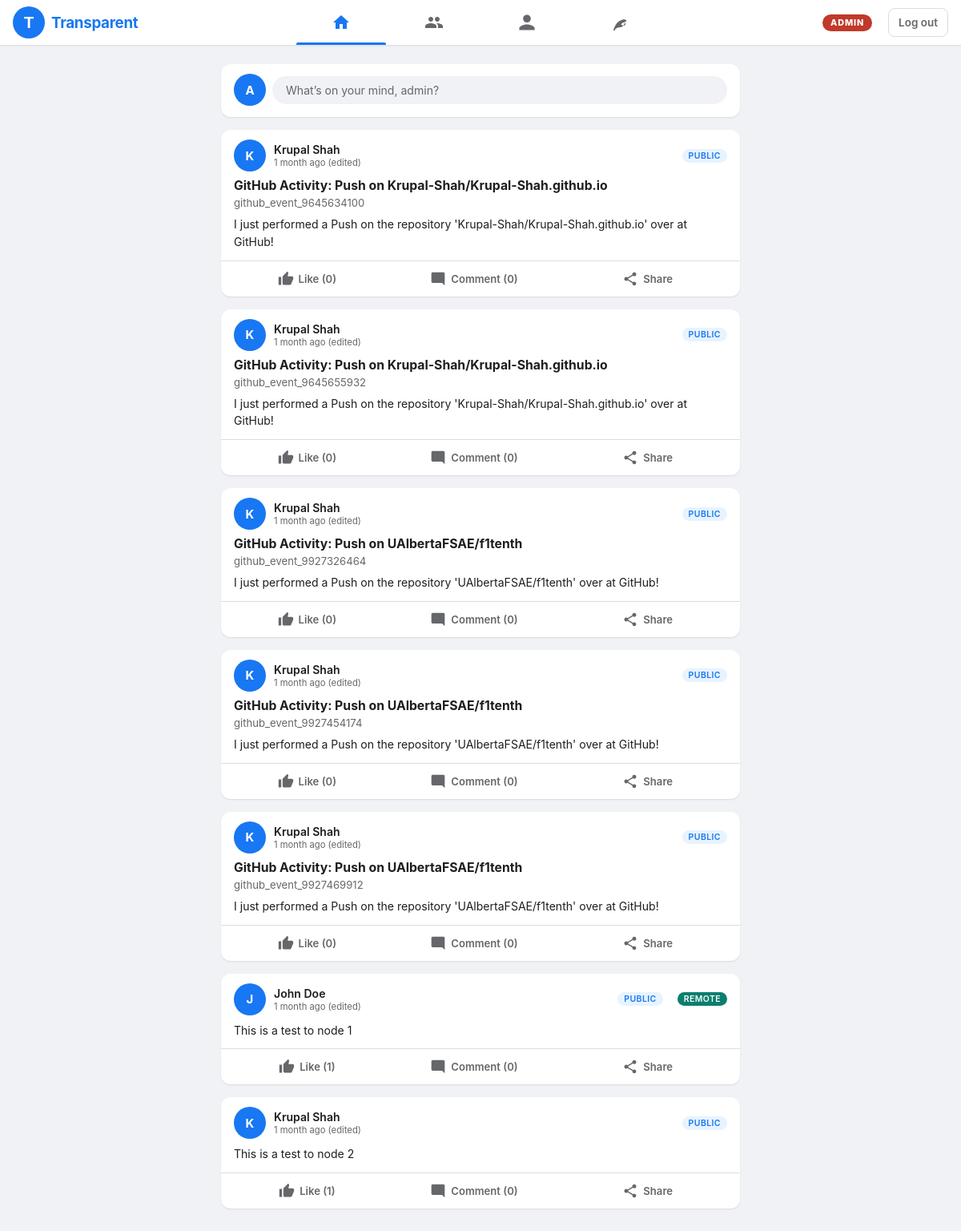
Screenshot of /stream/ (signed in) with the database file from the repository.
### authors/models.py (models this page shows, shortened)
class Author(AbstractUser):
    id = models.UUIDField(primary_key=True, default=uuid.uuid4, editable=False)
    host = models.URLField()
    fqid = models.URLField(unique=True)
    display_name = models.CharField(max_length=255)
    github = models.URLField(blank=True)
    profile_image = models.URLField(blank=True)
    approved = models.BooleanField(default=False)
    description = models.TextField(blank=True, default="")

### entries/models.py (models this page shows, shortened)
class Entry(models.Model):
    VISIBILITY = [
        ("PUBLIC", "Public"),
        ("FRIENDS", "Friends"),
        ("UNLISTED", "Unlisted"),
        ("DELETED", "Deleted"),
    ]
    id = models.UUIDField(primary_key=True, default=uuid.uuid4, editable=False)
    fqid = models.URLField(unique=True)
    author = models.ForeignKey(
        "authors.Author", on_delete=models.CASCADE, related_name="entries")
    title = models.CharField(max_length=255)
    description = models.TextField(blank=True)
    content = models.TextField()
    content_type = models.CharField(max_length=100)
    visibility = models.CharField(max_length=10, choices=VISIBILITY)
    published = models.DateTimeField(auto_now_add=True)
    updated_at = models.DateTimeField(auto_now=True)
    sent_to = models.ManyToManyField(
        "authors.Author", blank=True, related_name="received_entries")
    class Meta:
        indexes = [
            models.Index(fields=["visibility"]),
            models.Index(fields=["published"]),
        ]

### entries/views.py (the view, shortened to what this page needs)
# urls.py: path("", RedirectView.as_view(url="/stream/", permanent=False)),
@login_required
def stream(request):
    me = request.user
    def _norm_fqid(value):
        return str(value or "").strip().rstrip("/")
    following = {
        _norm_fqid(fqid)
        for fqid in Follow.objects.filter(follower_fqid=me.fqid, accepted=True)
        .values_list("following_fqid", flat=True)
        if _norm_fqid(fqid)
    }
    followers = {
        _norm_fqid(fqid)
        for fqid in Follow.objects.filter(following_fqid=me.fqid, accepted=True)
        .values_list("follower_fqid", flat=True)
        if _norm_fqid(fqid)
    }
    friends = following & followers  # check this
    my_entries = Entry.objects.filter(
        author=me,
        visibility__in=("PUBLIC", "FRIENDS"),
    )
    public_entries = Entry.objects.filter(
        visibility="PUBLIC").exclude(author=me)
    friends_entries = Entry.objects.filter(
        visibility="FRIENDS", author__fqid__in=friends).exclude(author=me)
    deleted_entries = Entry.objects.none()
    entries = (my_entries | public_entries |
               friends_entries | deleted_entries).distinct().order_by("-updated_at")
    pending_count = Follow.objects.filter(
        following_fqid=me.fqid, accepted=False
    ).count()
    display_entries = []
    for entry in entries:
        annotated = eutils.attach_entry_interaction_state(
            eutils.annotate_entry(entry), request.user)
        annotated.share_url = (
            f"{request.scheme}://{request.get_host()}"
            f"/authors/{entry.author.id}/entries/{entry.id}/"
        )
        display_entries.append(annotated)
    active_scopes = _active_node_scopes()
    inbox_entries = []
    for item in InboxItem.objects.filter(type="entry").order_by("-received"):
        remote_entry = eutils.remote_entry_from_inbox_item(item)
        remote_author_fqid = str(
            getattr(remote_entry.author, "id", "")).strip()
        remote_author_norm = _norm_fqid(remote_author_fqid)
        if not cutils.is_from_active_node(remote_author_fqid, active_scopes):
            continue
        remote_visibility = str(
            getattr(remote_entry, "visibility", "PUBLIC") or "PUBLIC").upper()
        if remote_visibility == "PUBLIC":
            (
                remote_entry.likes_count,
                remote_entry.comments_count,
                remote_entry.liked_by_me,
            ) = eutils.remote_entry_interaction_state(remote_entry.fqid, request.user)
            remote_entry.share_url = cutils.shareable_entry_web_url(
                remote_entry.fqid)
            inbox_entries.append(remote_entry)
            continue
    merged_entries = list(display_entries) + inbox_entries
    merged_by_fqid = {}
    def _key_for(e):
        return str(getattr(e, "fqid", getattr(e, "id", "")) or "").strip()
    for e in merged_entries:
        k = _key_for(e)
        if not k:
            k = f"_anon_{len(merged_by_fqid)}"
        existing = merged_by_fqid.get(k)
        if not existing:
            merged_by_fqid[k] = e
        else:
            if getattr(e, "updated_at", timezone.now()) > getattr(existing, "updated_at", timezone.now()):
                merged_by_fqid[k] = e
    merged_entries = list(merged_by_fqid.values())
    logger.info(
        "Stream build: user=%s local_entries=%s inbox_entries=%s merged=%s",
        request.user.username,
        len(display_entries),
        len(inbox_entries),
        len(merged_entries),
    )
    merged_entries.sort(key=lambda e: getattr(
        e, "updated_at", timezone.now()), reverse=True)
    return render(
        request,
        "stream.html",
        {"entries": merged_entries, "active_nav": "home",
            "pending_count": pending_count},
    )

### templates/stream.html (shortened to what this page needs)
{% load static %}
<!doctype html>
<html lang="en">
  <head>
    <link rel="stylesheet" href="{% static 'base.css' %}" />
    <link rel="stylesheet" href="{% static 'stream.css' %}" />
  </head>
  <body>
    {% include "ui/_header.html" %} {% block main %}
    <main class="feed-layout">
      <section class="feed">
        <div class="post-box">
          <div class="post-box__row">
            <div class="post-box__avatar">
              {% if request.user.author.profile_image %}
              <img
                src="{{ request.user.author.profile_image }}"
                alt="Profile"
              />
              {% else %}
              <span>{{ request.user.username|first|upper }}</span>
              {% endif %}
            </div>
            <button class="post-box__input" id="openPostModal">
              What&rsquo;s on your mind,
              {{request.user.author.display_name|default:request.user.username}}?
            </button>
          </div>
        </div>
        {% for entry in entries %}
        <article class="entry-card">
          <div class="entry-card__header">
            <div class="entry-card__avatar">
              {% if entry.author.profile_image %}
              <img
                src="{{ entry.author.profile_image }}"
                alt="{{ entry.author.display_name }}"
              />
              {% else %}
              <span>{{ entry.author.display_name|first|upper }}</span>
              {% endif %}
            </div>
            <div class="entry-card__meta">
              <span class="entry-card__author"
                >{{ entry.author.display_name }}</span
              >
              <span class="entry-card__date">
                {% if entry.updated_at != entry.published %}
                {{entry.updated_at|timesince }} ago (edited) {% else %}
                {{entry.published|timesince }} ago {% endif %}
              </span>
            </div>
            <span
              class="entry-card__visibility entry-card__visibility--{{ entry.visibility|lower }}"
              >{{ entry.visibility }}</span
            >
            {% if entry.is_remote %}
            <span
              class="entry-card__visibility"
              style="margin-left: 8px; background: #0b7f6e; color: #fff"
              >REMOTE</span
            >
            {% endif %}
          </div>
          {% if entry.title %}
          <h2 class="entry-card__title">{{ entry.title }}</h2>
          {% endif %} {% if entry.description %}
          <p class="entry-card__description">
            {{ entry.description|striptags }}
          </p>
          {% endif %}
          <div class="entry-card__content">
            {% if entry.display_text %} {% if entry.display_is_markdown %}
            <div
              class="entry-card__content-markdown"
              data-markdown="{{ entry.display_text|escape }}"
            ></div>
            {% else %}
            <p class="entry-card__content-plain">{{ entry.display_text }}</p>
            {% endif %} {% endif %}
          </div>
          <div class="entry-card__footer">
            {% if not entry.is_remote or entry.can_remote_interact %}
            <form
              method="post"
              action="{% if entry.is_remote %}/api/entries/remote/like/{% else %}/api/entries/{{ entry.id }}/like/{% endif %}"
              style="display: inline"
            >
              <button class="entry-card__footer-btn" type="submit">
                <svg viewBox="0 0 24 24" fill="currentColor">
                  <path
                    d="M1 21h4V9H1v12zm22-11c0-1.1-.9-2-2-2h-6.31l.95-4.57.03-.32c0-.41-.17-.79-.44-1.06L14.17 1 7.59 7.59C7.22 7.95 7 8.45 7 9v10c0 1.1.9 2 2 2h9c.83 0 1.54-.5 1.84-1.22l3.02-7.05c.09-.23.14-.47.14-.73v-2z"
                  />
                </svg>
                Like ({{entry.likes_count }})
              </button>
            </form>
            {% endif %} {% if not entry.is_remote %}
            <a
              class="entry-card__footer-btn"
              href="{% url 'entry_detail_by_author' entry.author.id entry.id %}"
            >
              <svg viewBox="0 0 24 24" fill="currentColor">
                <path
                  d="M21.99 4c0-1.1-.89-2-1.99-2H4c-1.1 0-2 .9-2 2v12c0 1.1.9 2 2 2h14l4 4-.01-18z"
                />
              </svg>
              Comment ({{ entry.comments_count }})
            </a>
            {% elif entry.can_remote_interact %}
            <a
              class="entry-card__footer-btn"
              href="{% url 'remote_entry_detail' %}?fqid={{ entry.fqid|urlencode }}&author={{ entry.target_author_fqid|default:entry.author.id|urlencode }}"
            >
              <svg viewBox="0 0 24 24" fill="currentColor">
                <path
                  d="M21.99 4c0-1.1-.89-2-1.99-2H4c-1.1 0-2 .9-2 2v12c0 1.1.9 2 2 2h14l4 4-.01-18z"
                />
              </svg>
              Comment ({{ entry.comments_count }})
            </a>
            {% endif %}
            <button
              class="entry-card__footer-btn"
              data-share-url="{{ entry.share_url }}"
              onclick="
                if (!this.dataset.shareUrl) {
                  this.textContent = 'No link available';
                  setTimeout(() => {
                    this.innerHTML =
                      '<svg viewBox=\'0 0 24 24\' fill=\'currentColor\'><path d=\'M18 16.08c-.76 0-1.44.3-1.96.77L8.91 12.7c.05-.23.09-.46.09-.7s-.04-.47-.09-.7l7.05-4.11c.54.5 1.25.81 2.04.81 1.66 0 3-1.34 3-3s-1.34-3-3-3-3 1.34-3 3c0 .24.04.47.09.7L8.04 9.81C7.5 9.31 6.79 9 6 9c-1.66 0-3 1.34-3 3s1.34 3 3 3c.79 0 1.5-.31 2.04-.81l7.12 4.16c-.05.21-.08.43-.08.65 0 1.61 1.31 2.92 2.92 2.92s2.92-1.31 2.92-2.92-1.31-2.92-2.92-2.92z\'></path></svg> Share';
                  }, 2000);
                  return;
                }
                navigator.clipboard.writeText(this.dataset.shareUrl);
                this.textContent = 'Link copied!';
                setTimeout(() => {
                  this.innerHTML =
                    '<svg viewBox=\'0 0 24 24\' fill=\'currentColor\'><path d=\'M18 16.08c-.76 0-1.44.3-1.96.77L8.91 12.7c.05-.23.09-.46.09-.7s-.04-.47-.09-.7l7.05-4.11c.54.5 1.25.81 2.04.81 1.66 0 3-1.34 3-3s-1.34-3-3-3-3 1.34-3 3c0 .24.04.47.09.7L8.04 9.81C7.5 9.31 6.79 9 6 9c-1.66 0-3 1.34-3 3s1.34 3 3 3c.79 0 1.5-.31 2.04-.81l7.12 4.16c-.05.21-.08.43-.08.65 0 1.61 1.31 2.92 2.92 2.92s2.92-1.31 2.92-2.92-1.31-2.92-2.92-2.92z\'></path></svg> Share';
                }, 2000);
              "
            >
              Share
            </button>
          </div>
        </article>
        {% endfor %}
      </section>
    </main>
    {% endblock %}
  </body>
</html>

### rows the page displays
Author: user.username|first "A", user.author.display_name "admin"
Entry: author.display_name|first "K", author.display_name "Krupal Shah", updated_at "1 month", visibility "PUBLIC", title "GitHub Activity: Push on Krupal-Shah/Krupal-Shah.github.io", description "github_event_9645634100", display_text "I just performed a Push on the repository 'Krupal-Shah/Krupal-Shah.github.io' over at GitHub!", likes_count "0", comments_count "0"
Entry: author.display_name|first "K", author.display_name "Krupal Shah", updated_at "1 month", visibility "PUBLIC", title "GitHub Activity: Push on Krupal-Shah/Krupal-Shah.github.io", description "github_event_9645655932", display_text "I just performed a Push on the repository 'Krupal-Shah/Krupal-Shah.github.io' over at GitHub!", likes_count "0", comments_count "0"
Entry: author.display_name|first "K", author.display_name "Krupal Shah", updated_at "1 month", visibility "PUBLIC", title "GitHub Activity: Push on UAlbertaFSAE/f1tenth", description "github_event_9927326464", display_text "I just performed a Push on the repository 'UAlbertaFSAE/f1tenth' over at GitHub!", likes_count "0", comments_count "0"
Entry: author.display_name|first "K", author.display_name "Krupal Shah", updated_at "1 month", visibility "PUBLIC", title "GitHub Activity: Push on UAlbertaFSAE/f1tenth", description "github_event_9927454174", display_text "I just performed a Push on the repository 'UAlbertaFSAE/f1tenth' over at GitHub!", likes_count "0", comments_count "0"
Entry: author.display_name|first "K", author.display_name "Krupal Shah", updated_at "1 month", visibility "PUBLIC", title "GitHub Activity: Push on UAlbertaFSAE/f1tenth", description "github_event_9927469912", display_text "I just performed a Push on the repository 'UAlbertaFSAE/f1tenth' over at GitHub!", likes_count "0", comments_count "0"
Entry: author.display_name|first "K", author.display_name "Krupal Shah", updated_at "1 month", visibility "PUBLIC", display_text "This is a test to node 2", likes_count "1", comments_count "0"

### other values shown
{{ entry.author.display_name|first|upper }} "J"
{{ entry.author.display_name }} "John Doe"
{{ entry.updated_at|timesince }} "1 month"
{{ entry.visibility }} "PUBLIC"
{{ entry.display_text }} "This is a test to node 1"
{{ entry.likes_count }} "1"
{{ entry.comments_count }} "0"
